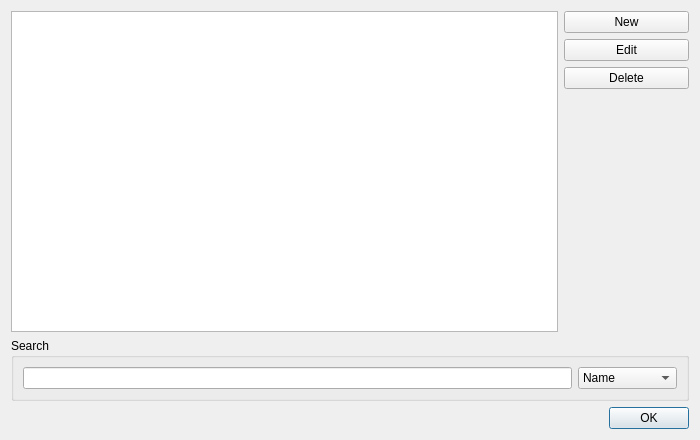
<?xml version="1.0" encoding="UTF-8"?>
<ui version="4.0">
 <class>MaterialPricesDialog</class>
 <widget class="QDialog" name="MaterialPricesDialog">
  <property name="geometry">
   <rect>
    <x>0</x>
    <y>0</y>
    <width>700</width>
    <height>440</height>
   </rect>
  </property>
  <property name="sizePolicy">
   <sizepolicy hsizetype="Fixed" vsizetype="Fixed">
    <horstretch>0</horstretch>
    <verstretch>0</verstretch>
   </sizepolicy>
  </property>
  <property name="minimumSize">
   <size>
    <width>700</width>
    <height>440</height>
   </size>
  </property>
  <property name="maximumSize">
   <size>
    <width>700</width>
    <height>440</height>
   </size>
  </property>
  <property name="windowTitle">
   <string>Dialog</string>
  </property>
  <layout class="QGridLayout" name="gridLayout">
   <item row="0" column="0" rowspan="4">
    <widget class="QTableView" name="materialsTable">
     <attribute name="verticalHeaderCascadingSectionResizes">
      <bool>true</bool>
     </attribute>
    </widget>
   </item>
   <item row="0" column="1">
    <widget class="QPushButton" name="addButton">
     <property name="text">
      <string>New</string>
     </property>
    </widget>
   </item>
   <item row="1" column="1">
    <widget class="QPushButton" name="editButton">
     <property name="text">
      <string>Edit</string>
     </property>
    </widget>
   </item>
   <item row="3" column="1">
    <spacer name="verticalSpacer">
     <property name="orientation">
      <enum>Qt::Vertical</enum>
     </property>
     <property name="sizeHint" stdset="0">
      <size>
       <width>125</width>
       <height>214</height>
      </size>
     </property>
    </spacer>
   </item>
   <item row="4" column="0" colspan="2">
    <widget class="QGroupBox" name="materialsSearchGroup">
     <property name="title">
      <string>Search</string>
     </property>
     <layout class="QHBoxLayout" name="horizontalLayout">
      <item>
       <widget class="QLineEdit" name="searchEdit"/>
      </item>
      <item>
       <widget class="QComboBox" name="searchCombo">
        <item>
         <property name="text">
          <string>Name</string>
         </property>
        </item>
        <item>
         <property name="text">
          <string>Brand</string>
         </property>
        </item>
        <item>
         <property name="text">
          <string>Description</string>
         </property>
        </item>
        <item>
         <property name="text">
          <string>Sell Price</string>
         </property>
        </item>
        <item>
         <property name="text">
          <string>Quantity</string>
         </property>
        </item>
        <item>
         <property name="text">
          <string>Part Number</string>
         </property>
        </item>
        <item>
         <property name="text">
          <string>Buy Price</string>
         </property>
        </item>
       </widget>
      </item>
     </layout>
    </widget>
   </item>
   <item row="5" column="0" colspan="2">
    <widget class="QDialogButtonBox" name="buttonBox">
     <property name="orientation">
      <enum>Qt::Horizontal</enum>
     </property>
     <property name="standardButtons">
      <set>QDialogButtonBox::Ok</set>
     </property>
    </widget>
   </item>
   <item row="2" column="1">
    <widget class="QPushButton" name="deleteButton">
     <property name="text">
      <string>Delete</string>
     </property>
    </widget>
   </item>
  </layout>
 </widget>
 <tabstops>
  <tabstop>materialsTable</tabstop>
  <tabstop>addButton</tabstop>
  <tabstop>editButton</tabstop>
  <tabstop>deleteButton</tabstop>
  <tabstop>searchEdit</tabstop>
  <tabstop>searchCombo</tabstop>
  <tabstop>buttonBox</tabstop>
 </tabstops>
 <resources/>
 <connections>
  <connection>
   <sender>buttonBox</sender>
   <signal>accepted()</signal>
   <receiver>MaterialPricesDialog</receiver>
   <slot>accept()</slot>
   <hints>
    <hint type="sourcelabel">
     <x>248</x>
     <y>254</y>
    </hint>
    <hint type="destinationlabel">
     <x>157</x>
     <y>274</y>
    </hint>
   </hints>
  </connection>
  <connection>
   <sender>buttonBox</sender>
   <signal>rejected()</signal>
   <receiver>MaterialPricesDialog</receiver>
   <slot>reject()</slot>
   <hints>
    <hint type="sourcelabel">
     <x>316</x>
     <y>260</y>
    </hint>
    <hint type="destinationlabel">
     <x>286</x>
     <y>274</y>
    </hint>
   </hints>
  </connection>
 </connections>
</ui>
